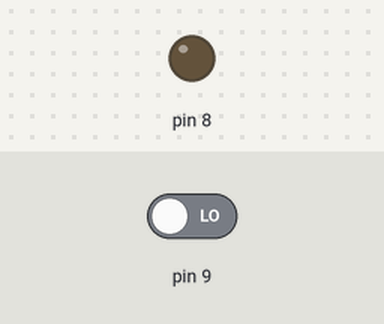
The sketch below on a simulated Arduino Uno, built with avr-gcc and run on an emulated ATmega328P. Parts: output pins drawn as LEDs (lit = HIGH). Inputs (shaded band) come from the test bench; at power-on: pin 9 LOW.

Above: at 0.8 s.
0.9 s: pin 9 driven HIGH
At 1.9 s:
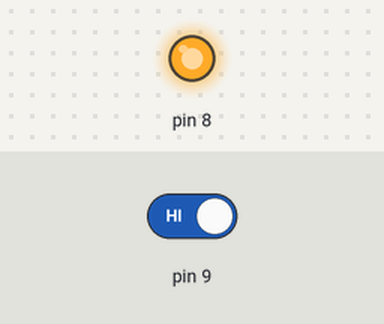
2.4 s: pin 9 driven LOW
At 3.0 s:
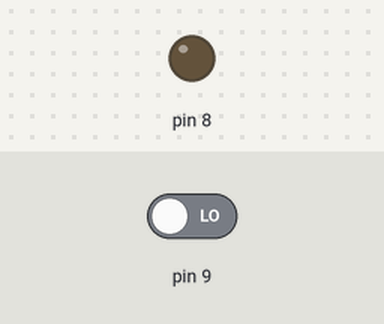
Timing chart, 0 to 5.4 s (numbered marks = the images above; inputs shaded):
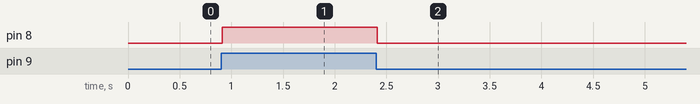

The sketch:

Single_LED_control_using_Button.ino
```cpp
/* By Azizi Bin Mohamad Tambi(1919661)
Remark: ~PORT_B=Red LED(PB0), Button (PB1)
*/

#include<avr/io.h>
#include<avr/delay.h>
#define F_CPU 16000000

int main(void)
{
  DDRB = 0x01; 		//0x0000 0001(0 is input, 1 i output)
  PORTB = 0x02;		//0x0000 0010(Setting up the initial state for LED and button)

  //By using AND gate, we create a MASK for button A(0x02)
  PINB = 0x02;

  while(1)
  {
    if(PINB & 0x02){
       _delay_ms(10);  	//Here, we use delay as debouncing.
      PORTB |= 0x01;	//Using OR gate, we create a new MASK (0x0000 0111)
    }else{
      _delay_ms(10);
      PORTB &= 0xFE;	//We then create a new MASK again using AND gate
    }
  }
}

//We use debouncing because arduino run codes line by line and it cannot multitask. 
```

Measured:
- after the input at 0.9 s, pin 8: LOW → HIGH at once
- after the input at 2.4 s, pin 8: HIGH → LOW at once
